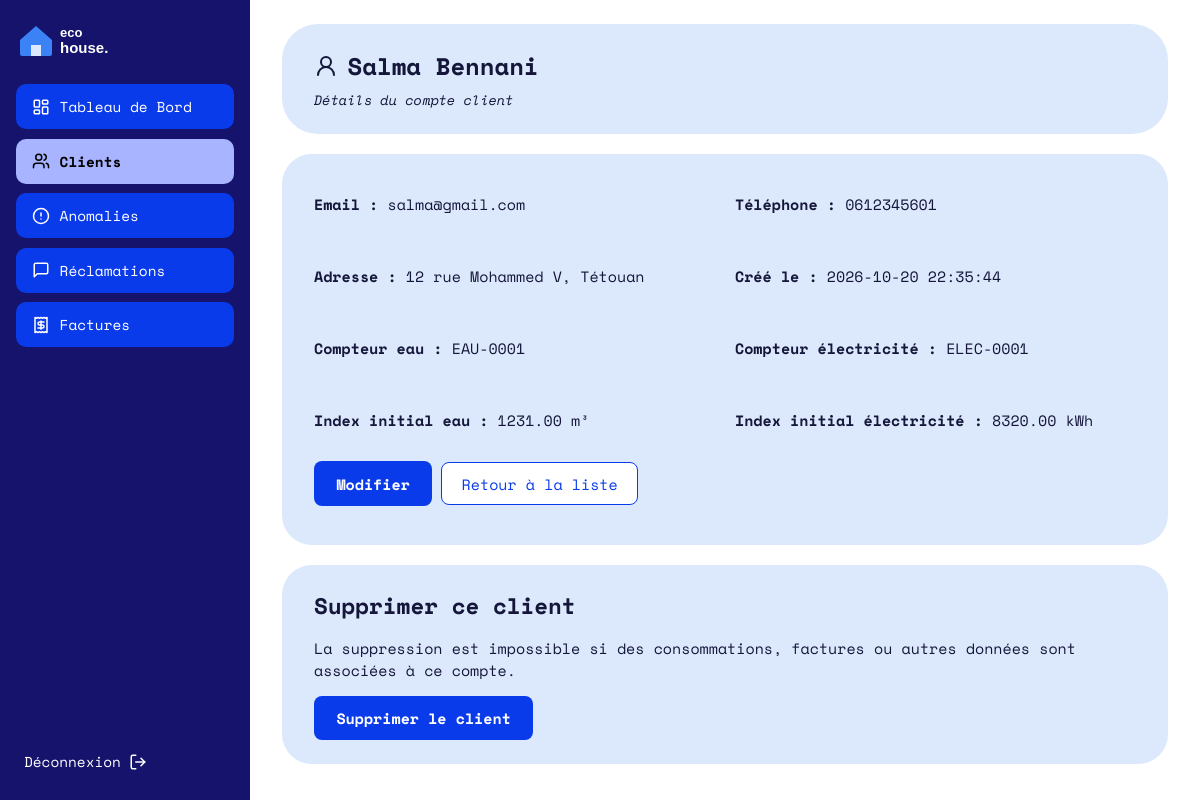
Screenshot of /Client/one/1 (signed in) with the database file from the repository.
### tables this page shows
CREATE TABLE `client` (
  `id` int(11) NOT NULL,
  `nom` varchar(100) NOT NULL,
  `prenom` varchar(100) NOT NULL,
  `adresse` varchar(255) DEFAULT NULL,
  `telephone` varchar(20) DEFAULT NULL,
  `email` varchar(150) NOT NULL,
  `mot_de_passe` varchar(255) NOT NULL,
  `num_compteur_eau` varchar(50) DEFAULT NULL,
  `num_compteur_elec` varchar(50) DEFAULT NULL,
  `index_initial_eau` decimal(10,2) NOT NULL DEFAULT 0.00,
  `index_initial_elec` decimal(10,2) NOT NULL DEFAULT 0.00,
  `date_creation` datetime DEFAULT current_timestamp()
);

### Traitement/Client.php (called while the page is built, shortened)
<?php
function clientOne(int $id): void
{
    $client = bdClientOne($id);
    afficherVue('client/one.php', [
        'titre'  => 'Client ' . $client['prenom'] . ' ' . $client['nom'],
        'client' => $client,
    ]);
}

### index.php (called while the page is built, shortened)
<?php
require_once __DIR__ . '/BD/Connexion.php';
require_once __DIR__ . '/Traitement/Auth.php';
$url      = trim((string) ($_GET['url'] ?? ''), '/');
$segments = $url === '' ? ['Auth', 'login'] : explode('/', $url);
$entite = ucfirst(strtolower($segments[0]));
$action = strtolower($segments[1] ?? '');
$param  = $segments[2] ?? null;
$fonction = (PREFIXES[$entite] ?? strtolower($entite)) . ucfirst($action);
$rf   = new ReflectionFunction($fonction);
$args = [];
if ($rf->getNumberOfParameters() >= 1) {
    $type = $rf->getParameters()[0]->getType();
    if ($type instanceof ReflectionNamedType && $type->getName() === 'int') {
        $args[] = (int) $param;
    } elseif ($param !== null) {
        $args[] = preg_match('/^[a-z0-9_-]+$/i', $param) ? $param : '';
    }
} elseif ($param !== null) {
    afficher404();
}
$fonction(...$args);

### BD/Connexion.php (called while the page is built, shortened)
<?php
function getConnexion(): PDO
{
    static $pdo = null;
    $hote = 'localhost';
    $base = 'gestion_factures';
    $user = 'root';
    $mdp  = '';
    try {
        $pdo = new PDO("mysql:host=$hote;dbname=$base;charset=utf8mb4", $user, $mdp, [
            PDO::ATTR_ERRMODE            => PDO::ERRMODE_EXCEPTION,
            PDO::ATTR_DEFAULT_FETCH_MODE => PDO::FETCH_ASSOC,
            PDO::ATTR_EMULATE_PREPARES   => false,
        ]);
    } catch (PDOException $e) {
        http_response_code(500);
        exit('Connexion à la base impossible : MySQL est-il démarré et la base gestion_factures importée ?');
    }
    return $pdo;
}

### BD/Clients.php (called while the page is built, shortened)
<?php
function bdClientOne(int $id): array
{
    $sql = 'SELECT id, nom, prenom, adresse, telephone, email,
                   num_compteur_eau, num_compteur_elec,
                   index_initial_eau, index_initial_elec, date_creation
            FROM client
            WHERE id = ?';
    $st = getConnexion()->prepare($sql);
    $st->execute([$id]);
    return $st->fetch() ?: [];
}

### IHM/client/one.php (the view)
<?php
$e = fn($valeur) => htmlspecialchars((string) $valeur, ENT_QUOTES, 'UTF-8');
?>
<header class="carte carte-titre">
  <div>
    <h1><i data-lucide="user-round"></i> <?= $e($client['prenom'] . ' ' . $client['nom']) ?></h1>
    <p class="sous-titre">Détails du compte client</p>
  </div>
</header>
<section class="carte">
  <div class="grille-2">
    <p><strong>Email :</strong> <?= $e($client['email']) ?></p>
    <p><strong>Téléphone :</strong> <?= $e($client['telephone'] ?: '—') ?></p>
    <p><strong>Adresse :</strong> <?= $e($client['adresse'] ?: '—') ?></p>
    <p><strong>Créé le :</strong> <?= $e($client['date_creation'] ?: '—') ?></p>
    <p><strong>Compteur eau :</strong> <?= $e($client['num_compteur_eau'] ?: '—') ?></p>
    <p><strong>Compteur électricité :</strong> <?= $e($client['num_compteur_elec'] ?: '—') ?></p>
    <p><strong>Index initial eau :</strong> <?= $e($client['index_initial_eau']) ?> m³</p>
    <p><strong>Index initial électricité :</strong> <?= $e($client['index_initial_elec']) ?> kWh</p>
  </div>
  <p>
    <a class="btn-principal" href="<?= BASE_URL ?>Client/update/<?= (int) $client['id'] ?>">Modifier</a>
    <a class="btn-secondaire" href="<?= BASE_URL ?>Client/all">Retour à la liste</a>
  </p>
</section>
<section class="carte">
  <h2>Supprimer ce client</h2>
  <p>La suppression est impossible si des consommations, factures ou autres données sont associées à ce compte.</p>
  <form method="post" action="<?= BASE_URL ?>Client/delete/<?= (int) $client['id'] ?>"
        onsubmit="return confirm('Confirmer la suppression de ce client ?');">
    <button class="btn-principal" type="submit">Supprimer le client</button>
  </form>
</section>

### assets/css/style.css (style rules this page uses)
:root { --marine:#15136B; --bleu:#0A3BEB; --bleu-clair:#A8B4FF; --carte:#DCE8FB; --cercle:#5B6CF5; --bordure:#D5DBE8; --filet:#8B93AA; --texte:#14163A; }
* { box-sizing:border-box }
body { margin:0;font-family:"Space Mono",ui-monospace,Consolas,monospace;color:var(--texte);background:#fff;font-size:15px }
h1,h2,h3 { margin:0;font-weight:700 }
a { color:var(--bleu) }
.carte { background:var(--carte);border-radius:30px;padding:1.5rem 2rem;margin-bottom:1.25rem }
.carte-titre { border-radius:36px;display:flex;align-items:center;justify-content:space-between;gap:1rem }
.carte-titre h1 { font-size:1.5rem;display:flex;align-items:center;gap:.6rem }
.sous-titre { margin:.4rem 0 0;font-style:italic;font-size:.85rem }
.grille-2 { display:grid;grid-template-columns:1fr 1fr;gap:1.25rem }
.btn-principal { display:inline-block;background:var(--bleu);color:#fff;font:inherit;font-weight:700;border:0;border-radius:8px;padding:.7rem 1.4rem;cursor:pointer;text-decoration:none }
.btn-secondaire { display:inline-block;background:#fff;color:var(--bleu);font:inherit;border:1px solid var(--bleu);border-radius:8px;padding:.6rem 1.2rem;cursor:pointer;text-decoration:none }

### rows the page displays
client: $e($client['prenom'] . ' ' . $client['nom']) "Salma Bennani", email "salma@gmail.com", telephone "0612345601", adresse "12 rue Mohammed V, Tétouan", date_creation "2026-10-20 22:35:44", num_compteur_eau "EAU-0001", num_compteur_elec "ELEC-0001", index_initial_eau "1231.00", index_initial_elec "8320.00"

### other values shown
$libelle "Tableau de Bord"
$libelle "Clients"
$libelle "Anomalies"
$libelle "Réclamations"
$libelle "Factures"
